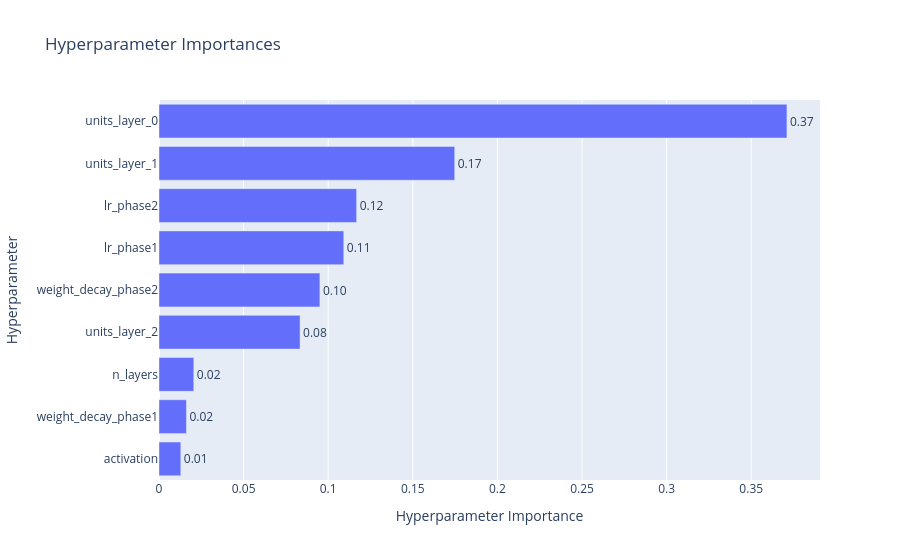

Here is the notebook cell this chart was saved with:
### Code cell
plot_param_importances(study)

### Figure 1 — Plotly figure (JSON) as saved in the notebook; plotly's stock layout.template omitted (floating-point values rounded to 4 significant figures)
{"data": [{"cliponaxis": false, "hovertemplate": ["activation (CategoricalDistribution): 0.012888355024981734<extra></extra>", "weight_decay_phase1 (FloatDistribution): 0.016224122187657092<extra></extra>", "n_layers (IntDistribution): 0.020553086743165253<extra></extra>", "units_layer_2 (IntDistribution): 0.08336195167980062<extra></extra>", "weight_decay_phase2 (FloatDistribution): 0.09508575903735722<extra></extra>", "lr_phase1 (FloatDistribution): 0.1092084983856707<extra></extra>", "lr_phase2 (FloatDistribution): 0.11680403182071243<extra></extra>", "units_layer_1 (IntDistribution): 0.17476719806055996<extra></extra>", "units_layer_0 (IntDistribution): 0.37110699706009487<extra></extra>"], "name": "Objective Value", "orientation": "h", "text": ["0.01", "0.02", "0.02", "0.08", "0.10", "0.11", "0.12", "0.17", "0.37"], "textposition": "outside", "type": "bar", "x": [0.01289, 0.01622, 0.02055, 0.08336, 0.09509, 0.1092, 0.1168, 0.1748, 0.3711], "y": ["activation", "weight_decay_phase1", "n_layers", "units_layer_2", "weight_decay_phase2", "lr_phase1", "lr_phase2", "units_layer_1", "units_layer_0"]}], "layout": {"title": {"text": "Hyperparameter Importances"}, "xaxis": {"title": {"text": "Hyperparameter Importance"}}, "yaxis": {"title": {"text": "Hyperparameter"}}}}
